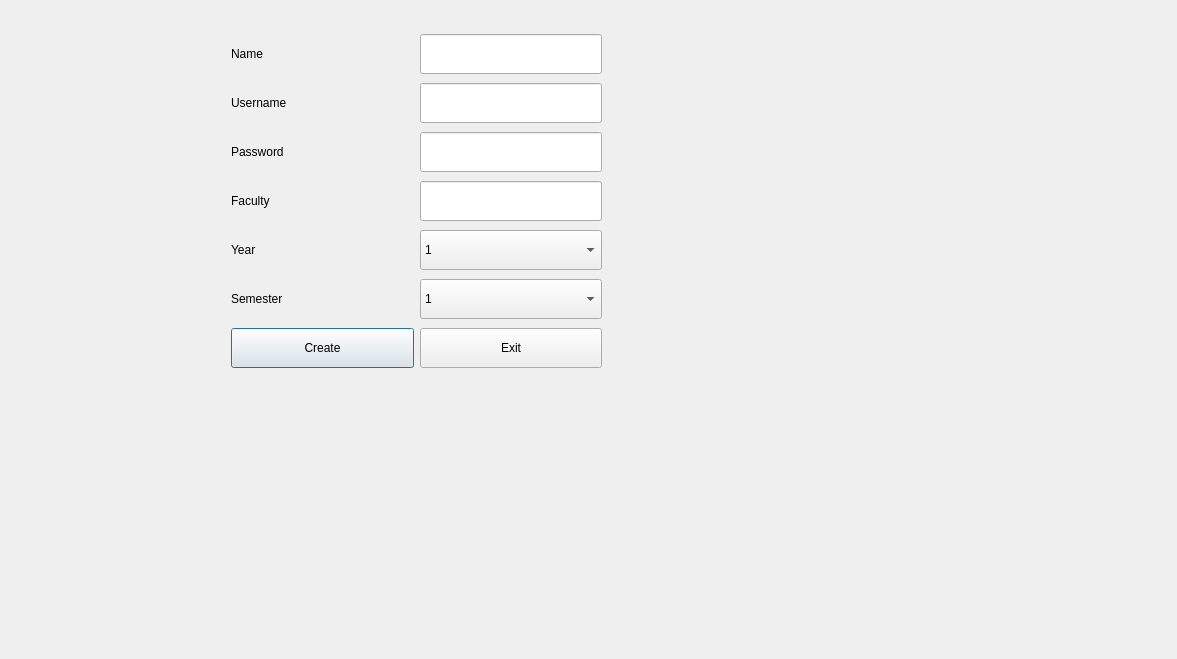
<?xml version="1.0" encoding="UTF-8"?>
<ui version="4.0">
 <class>student</class>
 <widget class="QDialog" name="student">
  <property name="geometry">
   <rect>
    <x>0</x>
    <y>0</y>
    <width>1177</width>
    <height>659</height>
   </rect>
  </property>
  <property name="windowTitle">
   <string>Dialog</string>
  </property>
  <widget class="QWidget" name="layoutWidget">
   <property name="geometry">
    <rect>
     <x>231</x>
     <y>31</y>
     <width>371</width>
     <height>341</height>
    </rect>
   </property>
   <layout class="QVBoxLayout" name="verticalLayout">
    <item>
     <layout class="QHBoxLayout" name="horizontalLayout_6">
      <item>
       <widget class="QLabel" name="label_5">
        <property name="text">
         <string>Name</string>
        </property>
       </widget>
      </item>
      <item>
       <widget class="QLineEdit" name="as_name">
        <property name="sizePolicy">
         <sizepolicy hsizetype="Minimum" vsizetype="Maximum">
          <horstretch>0</horstretch>
          <verstretch>0</verstretch>
         </sizepolicy>
        </property>
        <property name="minimumSize">
         <size>
          <width>0</width>
          <height>40</height>
         </size>
        </property>
       </widget>
      </item>
     </layout>
    </item>
    <item>
     <layout class="QHBoxLayout" name="horizontalLayout">
      <item>
       <widget class="QLabel" name="label">
        <property name="text">
         <string>Username</string>
        </property>
       </widget>
      </item>
      <item>
       <widget class="QLineEdit" name="as_username">
        <property name="sizePolicy">
         <sizepolicy hsizetype="Minimum" vsizetype="Maximum">
          <horstretch>0</horstretch>
          <verstretch>0</verstretch>
         </sizepolicy>
        </property>
        <property name="minimumSize">
         <size>
          <width>0</width>
          <height>40</height>
         </size>
        </property>
       </widget>
      </item>
     </layout>
    </item>
    <item>
     <layout class="QHBoxLayout" name="horizontalLayout_2">
      <item>
       <widget class="QLabel" name="label_2">
        <property name="text">
         <string>Password</string>
        </property>
       </widget>
      </item>
      <item>
       <widget class="QLineEdit" name="as_pwd">
        <property name="sizePolicy">
         <sizepolicy hsizetype="Minimum" vsizetype="Maximum">
          <horstretch>0</horstretch>
          <verstretch>0</verstretch>
         </sizepolicy>
        </property>
        <property name="minimumSize">
         <size>
          <width>0</width>
          <height>40</height>
         </size>
        </property>
       </widget>
      </item>
     </layout>
    </item>
    <item>
     <layout class="QHBoxLayout" name="horizontalLayout_7">
      <item>
       <widget class="QLabel" name="label_6">
        <property name="text">
         <string>Faculty</string>
        </property>
       </widget>
      </item>
      <item>
       <widget class="QLineEdit" name="as_faculty">
        <property name="sizePolicy">
         <sizepolicy hsizetype="Minimum" vsizetype="Maximum">
          <horstretch>0</horstretch>
          <verstretch>0</verstretch>
         </sizepolicy>
        </property>
        <property name="minimumSize">
         <size>
          <width>0</width>
          <height>40</height>
         </size>
        </property>
       </widget>
      </item>
     </layout>
    </item>
    <item>
     <layout class="QHBoxLayout" name="horizontalLayout_3">
      <item>
       <widget class="QLabel" name="label_3">
        <property name="text">
         <string>Year</string>
        </property>
       </widget>
      </item>
      <item>
       <widget class="QComboBox" name="as_year">
        <property name="sizePolicy">
         <sizepolicy hsizetype="Minimum" vsizetype="Fixed">
          <horstretch>0</horstretch>
          <verstretch>0</verstretch>
         </sizepolicy>
        </property>
        <property name="minimumSize">
         <size>
          <width>0</width>
          <height>40</height>
         </size>
        </property>
        <item>
         <property name="text">
          <string>1</string>
         </property>
        </item>
        <item>
         <property name="text">
          <string>2</string>
         </property>
        </item>
        <item>
         <property name="text">
          <string>3</string>
         </property>
        </item>
        <item>
         <property name="text">
          <string>4</string>
         </property>
        </item>
       </widget>
      </item>
     </layout>
    </item>
    <item>
     <layout class="QHBoxLayout" name="horizontalLayout_4">
      <item>
       <widget class="QLabel" name="label_4">
        <property name="text">
         <string>Semester</string>
        </property>
       </widget>
      </item>
      <item>
       <widget class="QComboBox" name="as_semester">
        <property name="minimumSize">
         <size>
          <width>0</width>
          <height>40</height>
         </size>
        </property>
        <item>
         <property name="text">
          <string>1</string>
         </property>
        </item>
        <item>
         <property name="text">
          <string>2</string>
         </property>
        </item>
       </widget>
      </item>
     </layout>
    </item>
    <item>
     <layout class="QHBoxLayout" name="horizontalLayout_5">
      <item>
       <widget class="QPushButton" name="cs_create">
        <property name="minimumSize">
         <size>
          <width>0</width>
          <height>40</height>
         </size>
        </property>
        <property name="text">
         <string>Create</string>
        </property>
       </widget>
      </item>
      <item>
       <widget class="QPushButton" name="cs_exit">
        <property name="minimumSize">
         <size>
          <width>0</width>
          <height>40</height>
         </size>
        </property>
        <property name="text">
         <string>Exit</string>
        </property>
       </widget>
      </item>
     </layout>
    </item>
   </layout>
  </widget>
 </widget>
 <resources/>
 <connections/>
</ui>
